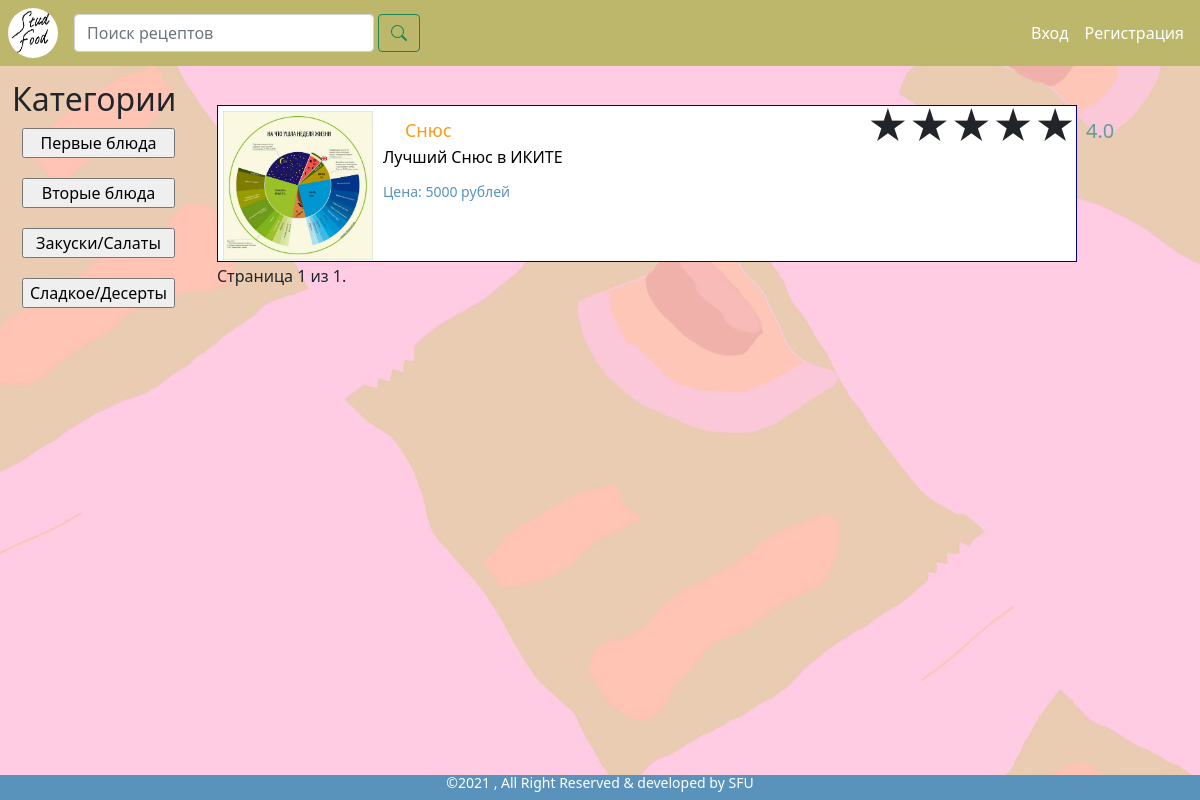
The app's page /, older data.
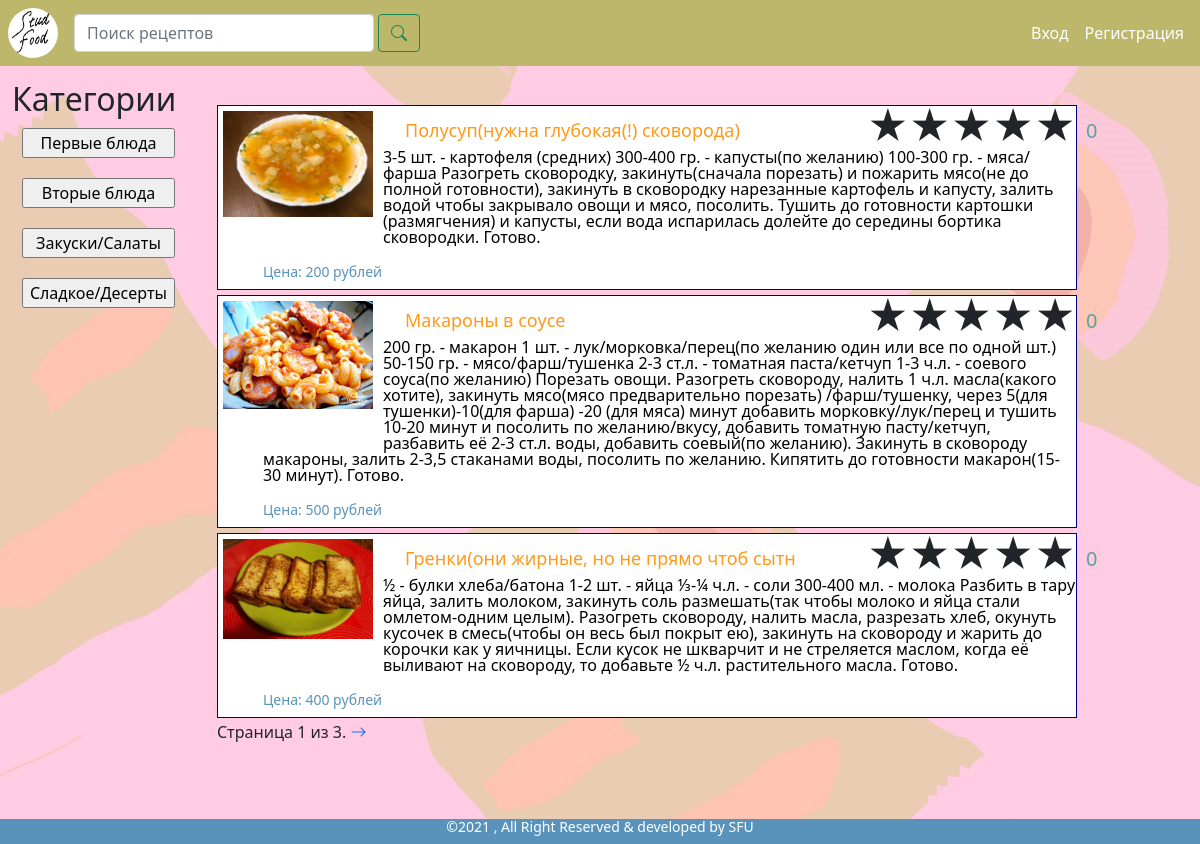
The same page, newer data.
### studentfood/models.py (models this page shows, shortened)
class Recipe(models.Model):  # рецепт
    recipe_name = models.CharField('Название', max_length=40)  # название рецепта
    pub_date = models.DateTimeField('Дата публикации', auto_now_add=True)  # дата публикация
    description = models.TextField('Описание')  # описание рецепта
    price = models.IntegerField('Примерная стоимость', null=True)
    user = models.ForeignKey(User, on_delete=models.CASCADE)
    GLOBAL_CATEGORY = [
        ('first', 'Первые блюда'),
        ('second', 'Вторые блюда'),
        ('snack', 'Закуски/Салаты'),
        ('sweet', 'Сладкое/Десерты'),
    ]
    category = models.CharField('Категория', choices=GLOBAL_CATEGORY, max_length=16, blank=True)
    photo = models.ImageField('Фото рецепта', default='recipe_img/no_photo.jpg', null=True, blank=True, upload_to='recipe_img')  # фото будут храниться по пути /media/recipe_img (не забудь создать эти папки перед тестом)
    @property
    def photo_url(self):
        if self.photo and hasattr(self.photo, 'url'):
            return self.photo.url
    def calculate_mark(self):  # реализовать оценку
        max_marks = self.mark_set.all()
        sum_marks = 0
        for get_mark in max_marks:
            sum_marks += get_mark.mark_value
        if len(max_marks) == 0:
            avg_mark = 0
        else:
            avg_mark = sum_marks/len(max_marks)
        return avg_mark

class Mark(models.Model):
    USER_MARK_SET = [
        (1, 1),
        (2, 2),
        (3, 3),
        (4, 4),
        (5, 5),
    ]
    mark_value = models.FloatField(choices=USER_MARK_SET, validators=[MinValueValidator(0.0), MaxValueValidator(5.0)])
    recipe = models.ForeignKey(Recipe, on_delete=models.CASCADE)
    user = models.ForeignKey(User, on_delete=models.CASCADE)
    class Meta:
        unique_together = ('recipe', 'user')

### studentfood/views.py (the view)
# urls.py: path('', views.main, name='main'),
def main(request):  # лист рецептов
    search_query = request.GET.get('search', '')
    category_query = request.GET.get('category_button', '')
    null_recipe = Recipe()
    raw_category = null_recipe.GLOBAL_CATEGORY
    site_category = []
    for elem in raw_category:
        site_category.append(elem[1])
    if search_query:
        recipes_list = Recipe.objects.filter(
            Q(recipe_name__icontains=search_query) | Q(description__icontains=search_query))
    elif category_query:
        for raw in raw_category:
            if category_query == raw[1]:
                recipes_list = Recipe.objects.filter(Q(category__exact=raw[0]))
    else:
        recipes_list = Recipe.objects.order_by('-pub_date')
    paginator = Paginator(recipes_list, 3)
    page_number = request.GET.get('page')
    page_obj = paginator.get_page(page_number)
    try:
        page_obj = paginator.get_page(page_number)
    except PageNotAnInteger:
        page_obj = paginator.get_page(1)
    except EmptyPage:
        page_obj = paginator.get_page(paginator.num_pages)
    context = {'recipes_list': recipes_list,
               'page_obj': page_obj,
               'site_category': site_category
              }
    return render(request, 'studentfood/html/main_page/main.html', context)

### studentfood/templates/studentfood/html/main_page/main.html (shortened to what this page needs)
{% extends 'studentfood/html/base.html' %}{% load static%}
{% block stat%}
    <link href="{% static "css/list_recipes.css" %}" rel="stylesheet" type="text/css">
    <link href="{% static "css/star_rating.css" %}" rel="stylesheet" type="text/css">
{% endblock %}
{% block main %}
    <div class="container-fluid">
        <div class="row">
            <form action="{% url 'studentfood:main' %}" class="col" id="category-list">
                <p><h2>Категории</h2></p>
                <div class="list-group">
                    {% for cat in site_category %}
                        <input type="submit" value="{{ cat }}" name="category_button" id="category-obj">
                    {% endfor %}
                </div>
            </form>
            <div class="col-9" id="list-recipes">
                {% if recipes_list.count > 0 %}
                    {% include "studentfood/html/main_page/list_recipes.html"%}
                {% endif %}
                {% include "studentfood/html/main_page/pagination.html" with page=page_obj %}
            </div>
            <div class="col">
            </div>
        </div>
    </div>
{% endblock %}

### studentfood/templates/studentfood/html/main_page/list_recipes.html (shortened to what this page needs)
{% for recipe in page_obj%}
    <div class="price-line">
    <div class="product-image">
      <a href="{% url 'studentfood:detail' recipe.id%}"><img src="{{ recipe.photo_url }}" alt="{{ recipe.recipe_name }}"></a>
    </div>
    <div class="product-content">
      <div class="row">
          <div class="col-8 product-title"><a href="{% url 'studentfood:detail' recipe.id%}">{{ recipe.recipe_name }}</a></div>
          <div class="col-2">
              <div class="rating">
                  <div class="rating_body">
                      <div class="rating_items">
                      </div>
                  </div>
                  <div class="rating_value">{{ recipe.calculate_mark }}</div>
              </div>
          </div>
      </div>
      <div class="product-description"><a href="{% url 'studentfood:detail' recipe.id%}">{{ recipe.description }}</a></div>
      <div class="price-box"><span>Цена: {{ recipe.price }} рублей</span></div>
    </div>
    </div>
{% endfor %}

Row changes from the older to the newer data that the page shows:
removed Recipe: photo_url (picture), recipe_name "Снюс", calculate_mark "4.0", description "Лучший Снюс в ИКИТЕ", price "5000"
added Recipe: photo_url (picture), recipe_name "Полусуп(нужна глубокая(!) сковорода)", calculate_mark "0", description "3-5 шт. - картофеля (средних) 300-400 гр. - капусты(по желанию) 100-300 гр. - мяса/фарша Разогреть сковородку, закинуть(сначала порезать) и пожарить мясо(не до полной готовности), закинуть в сковородку нарезанные картофель и капусту, залить водой чтобы закрывало овощи и мясо, посолить. Тушить до готовности картошки (размягчения) и капусты, если вода испарилась долейте до середины бортика сковородки. Готово.", price "200"
added Recipe: photo_url (picture), recipe_name "Макароны в соусе", calculate_mark "0", description "200 гр. - макарон 1 шт. - лук/морковка/перец(по желанию один или все по одной шт.) 50-150 гр. - мясо/фарш/тушенка 2-3 ст.л. - томатная паста/кетчуп 1-3 ч.л. - соевого соуса(по желанию) Порезать овощи. Разогреть сковороду, налить 1 ч.л. масла(какого хотите), закинуть мясо(мясо предварительно порезать) /фарш/тушенку, через 5(для тушенки)-10(для фарша) -20 (для мяса) минут добавить морковку/лук/перец и тушить 10-20 минут и посолить по желанию/вкусу, добавить томатную пасту/кетчуп, разбавить её 2-3 ст.л. воды, добавить соевый(по желанию). Закинуть в сковороду макароны, залить 2-3,5 стаканами воды, посолить по желанию. Кипятить до готовности макарон(15-30 минут). Готово.", price "500"
added Recipe: photo_url (picture), recipe_name "Гренки(они жирные, но не прямо чтоб сытн", calculate_mark "0", description "½ - булки хлеба/батона 1-2 шт. - яйца ⅓-¼ ч.л. - соли 300-400 мл. - молока Разбить в тару яйца, залить молоком, закинуть соль размешать(так чтобы молоко и яйца стали омлетом-одним целым). Разогреть сковороду, налить масла, разрезать хлеб, окунуть кусочек в смесь(чтобы он весь был покрыт ею), закинуть на сковороду и жарить до корочки как у яичницы. Если кусок не шкварчит и не стреляется маслом, когда её выливают на сковороду, то добавьте ½ ч.л. растительного масла. Готово.", price "400"
Text that changed along with them:
{{ page.paginator.num_pages }}: "1" → "3"
